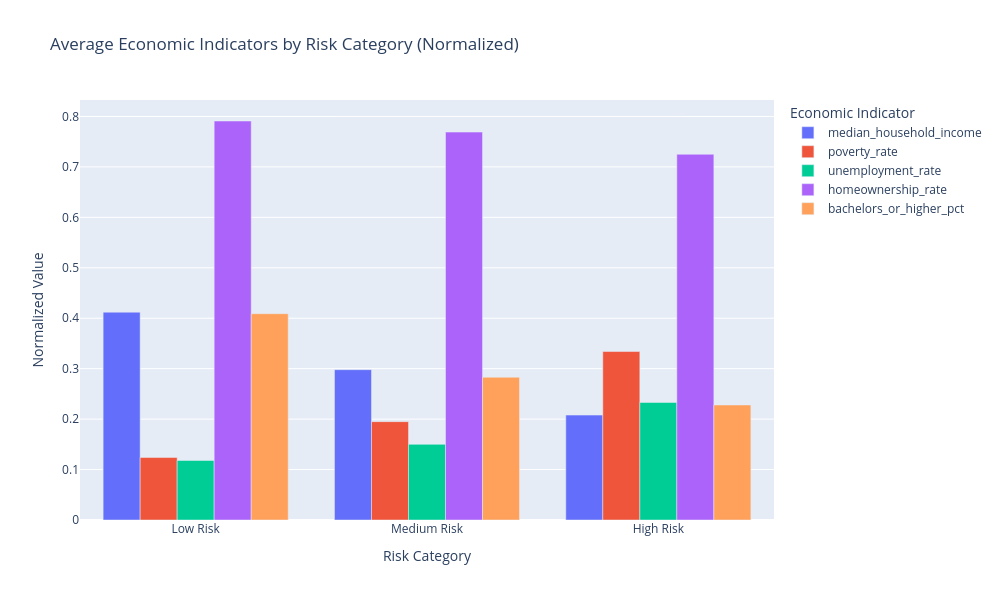

This figure's notebook cell:
### Markdown cell above
## Bar Chart of Average Economic Indicators by Risk Category

To validate the effectiveness of the economic risk score, we compare the average values of key socioeconomic indicators across each risk category.

If the scoring method is meaningful, we expect:

- High Risk counties → lower income, higher poverty, higher unemployment  
- Low Risk counties → higher income, lower poverty, lower unemployment

### Code cell
# -------------------------------------------------------
# Bar Chart: Mean Economic Indicators by Risk Category (Normalized)
# -------------------------------------------------------

risk_profile_norm = (
    df_norm.groupby("risk_category", observed=False)[[
        "median_household_income",
        "poverty_rate",
        "unemployment_rate",
        "homeownership_rate",
        "bachelors_or_higher_pct"
    ]]
    .mean()
    .round(3)
)

risk_profile_reset = risk_profile_norm.reset_index()

risk_profile_long = risk_profile_reset.melt(
    id_vars="risk_category",
    var_name="Indicator",
    value_name="Value"
)

fig = px.bar(
    risk_profile_long,
    x="risk_category",
    y="Value",
    color="Indicator",
    barmode="group",
    title="Average Economic Indicators by Risk Category (Normalized)",
    labels={
        "risk_category": "Risk Category",
        "Value": "Normalized Value",
        "Indicator": "Economic Indicator"
    },
    category_orders={"risk_category": ["Low Risk", "Medium Risk", "High Risk"]}
)

fig.update_layout(width=1000, height=600)

fig.show()

### Figure 1 — Plotly figure (JSON) as saved in the notebook; plotly's stock layout.template omitted (floating-point values rounded to 4 significant figures)
{"data": [{"alignmentgroup": "True", "hovertemplate": "Economic Indicator=median_household_income<br>Risk Category=%{x}<br>Normalized Value=%{y}<extra></extra>", "legendgroup": "median_household_income", "marker": {"color": "#636efa", "pattern": {"shape": ""}}, "name": "median_household_income", "offsetgroup": "median_household_income", "orientation": "v", "showlegend": true, "textposition": "auto", "type": "bar", "x": ["Low Risk", "Medium Risk", "High Risk"], "xaxis": "x", "y": [0.412, 0.298, 0.208], "yaxis": "y"}, {"alignmentgroup": "True", "hovertemplate": "Economic Indicator=poverty_rate<br>Risk Category=%{x}<br>Normalized Value=%{y}<extra></extra>", "legendgroup": "poverty_rate", "marker": {"color": "#EF553B", "pattern": {"shape": ""}}, "name": "poverty_rate", "offsetgroup": "poverty_rate", "orientation": "v", "showlegend": true, "textposition": "auto", "type": "bar", "x": ["Low Risk", "Medium Risk", "High Risk"], "xaxis": "x", "y": [0.124, 0.195, 0.334], "yaxis": "y"}, {"alignmentgroup": "True", "hovertemplate": "Economic Indicator=unemployment_rate<br>Risk Category=%{x}<br>Normalized Value=%{y}<extra></extra>", "legendgroup": "unemployment_rate", "marker": {"color": "#00cc96", "pattern": {"shape": ""}}, "name": "unemployment_rate", "offsetgroup": "unemployment_rate", "orientation": "v", "showlegend": true, "textposition": "auto", "type": "bar", "x": ["Low Risk", "Medium Risk", "High Risk"], "xaxis": "x", "y": [0.118, 0.15, 0.233], "yaxis": "y"}, {"alignmentgroup": "True", "hovertemplate": "Economic Indicator=homeownership_rate<br>Risk Category=%{x}<br>Normalized Value=%{y}<extra></extra>", "legendgroup": "homeownership_rate", "marker": {"color": "#ab63fa", "pattern": {"shape": ""}}, "name": "homeownership_rate", "offsetgroup": "homeownership_rate", "orientation": "v", "showlegend": true, "textposition": "auto", "type": "bar", "x": ["Low Risk", "Medium Risk", "High Risk"], "xaxis": "x", "y": [0.791, 0.769, 0.725], "yaxis": "y"}, {"alignmentgroup": "True", "hovertemplate": "Economic Indicator=bachelors_or_higher_pct<br>Risk Category=%{x}<br>Normalized Value=%{y}<extra></extra>", "legendgroup": "bachelors_or_higher_pct", "marker": {"color": "#FFA15A", "pattern": {"shape": ""}}, "name": "bachelors_or_higher_pct", "offsetgroup": "bachelors_or_higher_pct", "orientation": "v", "showlegend": true, "textposition": "auto", "type": "bar", "x": ["Low Risk", "Medium Risk", "High Risk"], "xaxis": "x", "y": [0.409, 0.283, 0.228], "yaxis": "y"}], "layout": {"barmode": "group", "height": 600, "legend": {"title": {"text": "Economic Indicator"}, "tracegroupgap": 0}, "title": {"text": "Average Economic Indicators by Risk Category (Normalized)"}, "width": 1000, "xaxis": {"anchor": "y", "autorange": true, "categoryarray": ["Low Risk", "Medium Risk", "High Risk"], "categoryorder": "array", "domain": [0, 1], "range": [-0.5, 2.5], "title": {"text": "Risk Category"}, "type": "category"}, "yaxis": {"anchor": "x", "autorange": true, "domain": [0, 1], "range": [0, 0.8326], "title": {"text": "Normalized Value"}, "type": "linear"}}}
